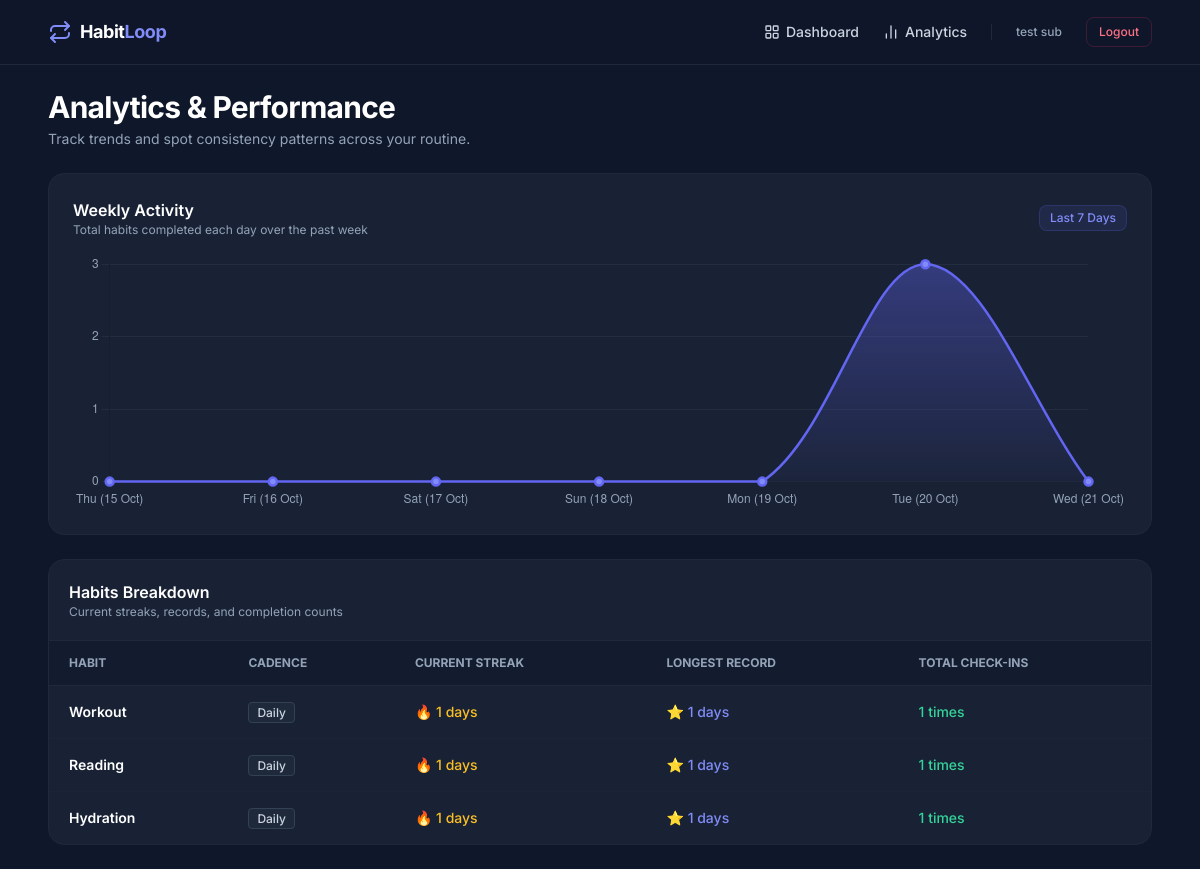
Before: /progress (signed in) with the older database file.
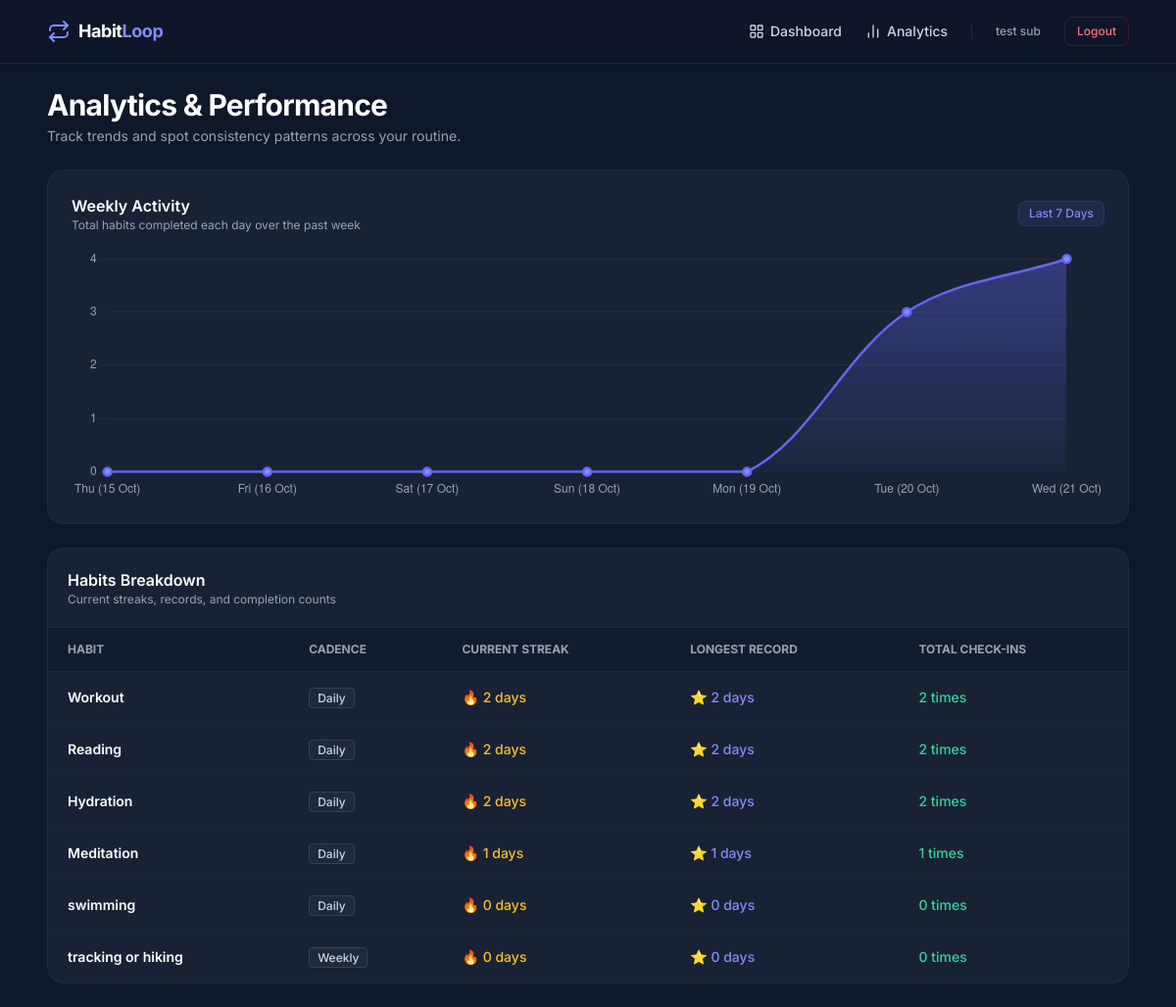
After: the same page with the newer database file.
### tables this page shows
CREATE TABLE Habit (
            habit_id INTEGER PRIMARY KEY AUTOINCREMENT,
            user_id INTEGER NOT NULL,
            title TEXT NOT NULL,
            description TEXT,
            frequency TEXT DEFAULT 'Daily',
            start_date DATE NOT NULL,
            reminder_time TIME,
            created_at DATETIME DEFAULT CURRENT_TIMESTAMP,
            FOREIGN KEY (user_id) REFERENCES User(user_id) ON DELETE CASCADE
        );

### app.py (the view)
@app.route("/progress")
@login_required
def progress():
    conn = get_db()
    user_id = session["user_id"]
    today = date.today()
    last_7_days = [(today - timedelta(days=i)) for i in range(6, -1, -1)]
    labels = [d.strftime("%a (%d %b)") for d in last_7_days]
    date_strs = [d.strftime("%Y-%m-%d") for d in last_7_days]
    counts = []
    for d_str in date_strs:
        row = conn.execute("""
            SELECT COUNT(*) AS cnt FROM HabitLog
            WHERE user_id = ? AND completion_date = ? AND status = 1
        """, (user_id, d_str)).fetchone()
        counts.append(row["cnt"])
    habit_stats = conn.execute("""
        SELECT
            h.habit_id, h.title, h.frequency,
            COALESCE(s.current_streak, 0) AS current_streak,
            COALESCE(s.longest_streak, 0) AS longest_streak,
            COUNT(hl.log_id) AS total_completed
        FROM Habit h
        LEFT JOIN Streak s ON h.habit_id = s.habit_id
        LEFT JOIN HabitLog hl ON h.habit_id = hl.habit_id AND hl.status = 1
        WHERE h.user_id = ?
        GROUP BY h.habit_id
    """, (user_id,)).fetchall()
    conn.close()
    return render_template("progress.html", labels=labels, counts=counts, habit_stats=habit_stats)

### app.py (called while the page is built)
def get_db():
    conn = sqlite3.connect(DB_NAME)
    conn.row_factory = sqlite3.Row
    conn.execute("PRAGMA foreign_keys = ON;")
    return conn

def login_required(f):
    @wraps(f)
    def decorated_function(*args, **kwargs):
        if "user_id" not in session:
            flash("Please log in to continue.", "warning")
            return redirect(url_for("login"))
        return f(*args, **kwargs)
    return decorated_function

### templates/progress.html (shortened to what this page needs)
{% extends 'base.html' %}
{% block content %}
<div class="space-y-6">
    <div>
        <h1 class="text-2xl sm:text-3xl font-bold tracking-tight text-white">Analytics & Performance</h1>
        <p class="text-sm text-slate-400 mt-1">Track trends and spot consistency patterns across your routine.</p>
    </div>
    <div class="glass-card rounded-2xl p-6 border border-slate-800">
        <div class="flex items-center justify-between mb-4">
            <div>
                <h3 class="font-semibold text-white text-base">Weekly Activity</h3>
                <p class="text-xs text-slate-400">Total habits completed each day over the past week</p>
            </div>
            <span class="text-xs font-medium px-2.5 py-1 bg-indigo-500/10 border border-indigo-500/20 text-indigo-400 rounded-lg">Last 7 Days</span>
        </div>
        <div class="h-64">
            <canvas id="progressChart"></canvas>
        </div>
    </div>
    <div class="glass-card rounded-2xl overflow-hidden border border-slate-800">
        <div class="p-5 border-b border-slate-800">
            <h3 class="font-semibold text-white text-base">Habits Breakdown</h3>
            <p class="text-xs text-slate-400">Current streaks, records, and completion counts</p>
        </div>
        <div class="overflow-x-auto">
            <table class="w-full text-left text-sm text-slate-300">
                <thead class="bg-slate-900/50 text-xs uppercase font-semibold text-slate-400 border-b border-slate-800">
                    <tr>
                        <th class="px-5 py-3.5">Habit</th>
                        <th class="px-5 py-3.5">Cadence</th>
                        <th class="px-5 py-3.5">Current Streak</th>
                        <th class="px-5 py-3.5">Longest Record</th>
                        <th class="px-5 py-3.5">Total Check-ins</th>
                    </tr>
                </thead>
                <tbody class="divide-y divide-slate-800/60 font-medium">
                    {% for s in habit_stats %}
                    <tr class="hover:bg-slate-800/30 transition">
                        <td class="px-5 py-4 text-white font-semibold">{{ s.title }}</td>
                        <td class="px-5 py-4">
                            <span class="text-xs px-2 py-0.5 rounded bg-slate-800 border border-slate-700 text-slate-300">{{ s.frequency }}</span>
                        </td>
                        <td class="px-5 py-4 text-amber-400">🔥 {{ s.current_streak }} days</td>
                        <td class="px-5 py-4 text-indigo-400">⭐ {{ s.longest_streak }} days</td>
                        <td class="px-5 py-4 text-emerald-400">{{ s.total_completed }} times</td>
                    </tr>
                    {% else %}
                    <tr>
                        <td colspan="5" class="px-5 py-8 text-center text-slate-500">No data logged yet. Complete habits from the dashboard to populate metrics.</td>
                    </tr>
                    {% endfor %}
                </tbody>
            </table>
        </div>
    </div>
</div>
<script>
const ctx = document.getElementById('progressChart').getContext('2d');
const gradient = ctx.createLinearGradient(0, 0, 0, 250);
gradient.addColorStop(0, 'rgba(99, 102, 241, 0.4)');
gradient.addColorStop(1, 'rgba(99, 102, 241, 0.0)');
new Chart(ctx, {
    type: 'line',
    data: {
        labels: {{ labels|tojson }},
        datasets: [{
            label: 'Habits Completed',
            data: {{ counts|tojson }},
            borderColor: '#6366f1',
            borderWidth: 2.5,
            pointBackgroundColor: '#818cf8',
            pointRadius: 4,
            fill: true,
            backgroundColor: gradient,
            tension: 0.35
        }]
    },
    options: {
        responsive: true,
        maintainAspectRatio: false,
        plugins: {
            legend: { display: false }
        },
        scales: {
            y: {
                beginAtZero: true,
                grid: { color: 'rgba(255, 255, 255, 0.05)' },
                ticks: { color: '#94a3b8', stepSize: 1 }
            },
            x: {
                grid: { display: false },
                ticks: { color: '#94a3b8' }
            }
        }
    }
});
</script>
{% endblock %}

### templates/base.html (shortened to what this page needs)
<!DOCTYPE html>
<html lang="en">
<head>
    <script src="https://cdn.tailwindcss.com"></script>
</head>
<body class="min-h-screen flex flex-col justify-between pb-16 md:pb-0">
    <header class="border-b border-slate-800 bg-slate-900/80 backdrop-blur sticky top-0 z-40">
        <div class="max-w-6xl mx-auto px-4 sm:px-6 h-16 flex items-center justify-between">
            <a href="{{ url_for('dashboard') }}" class="flex items-center gap-2 text-indigo-400 font-bold text-lg tracking-tight">
                <i data-lucide="repeat" class="w-6 h-6"></i>
                <span class="text-white">Habit<span class="text-indigo-400">Loop</span></span>
            </a>
            <nav class="hidden md:flex items-center gap-6 text-sm font-medium">
                {% if session.get('user_id') %}
                    <a href="{{ url_for('dashboard') }}" class="text-slate-300 hover:text-white flex items-center gap-1.5 transition">
                        <i data-lucide="layout-grid" class="w-4 h-4"></i> Dashboard
                    </a>
                    <a href="{{ url_for('progress') }}" class="text-slate-300 hover:text-white flex items-center gap-1.5 transition">
                        <i data-lucide="bar-chart-2" class="w-4 h-4"></i> Analytics
                    </a>
                    <span class="text-xs text-slate-400">{{ session.get('name') }}</span>
                    <a href="{{ url_for('logout') }}" class="text-rose-400 hover:text-rose-300 text-xs px-3 py-1.5 rounded-lg border border-rose-500/20 hover:bg-rose-500/10 transition">Logout</a>
                {% else %}
                    <a href="{{ url_for('login') }}" class="text-slate-300 hover:text-white transition">Sign In</a>
                    <a href="{{ url_for('register') }}" class="bg-indigo-600 hover:bg-indigo-500 text-white px-4 py-2 rounded-lg text-sm transition shadow-sm shadow-indigo-500/20">Get Started</a>
                {% endif %}
            </nav>
        </div>
    </header>
    <main class="max-w-6xl mx-auto px-4 sm:px-6 py-6 w-full flex-1">
        {% block content %}{% endblock %}
    </main>
</body>
</html>

### templates/base.html (style rules this page uses)
body { font-family: 'Inter', sans-serif; background-color: #0f172a; color: #f8fafc; }
.glass-card { background: rgba(30, 41, 59, 0.7); backdrop-filter: blur(12px); border: 1px solid rgba(255, 255, 255, 0.08); }

Changed rows visible on the page:
computed for Habit "Workout": current_streak "1" → "2"; longest_streak "1" → "2"; total_completed "1" → "2"
computed for Habit "Reading": current_streak "1" → "2"; longest_streak "1" → "2"; total_completed "1" → "2"
computed for Habit "Hydration": current_streak "1" → "2"; longest_streak "1" → "2"; total_completed "1" → "2"
added Habit: title "Meditation", frequency "Daily", current_streak "1", longest_streak "1", total_completed "1"
added Habit: title "swimming", frequency "Daily", current_streak "0", longest_streak "0", total_completed "0"
added Habit: title "tracking or hiking", frequency "Weekly", current_streak "0", longest_streak "0", total_completed "0"
Other visible differences:
chart data {{ counts|tojson }}: [0, 0, 0, 0, 0, 3, 0] → [0, 0, 0, 0, 0, 3, 4]
